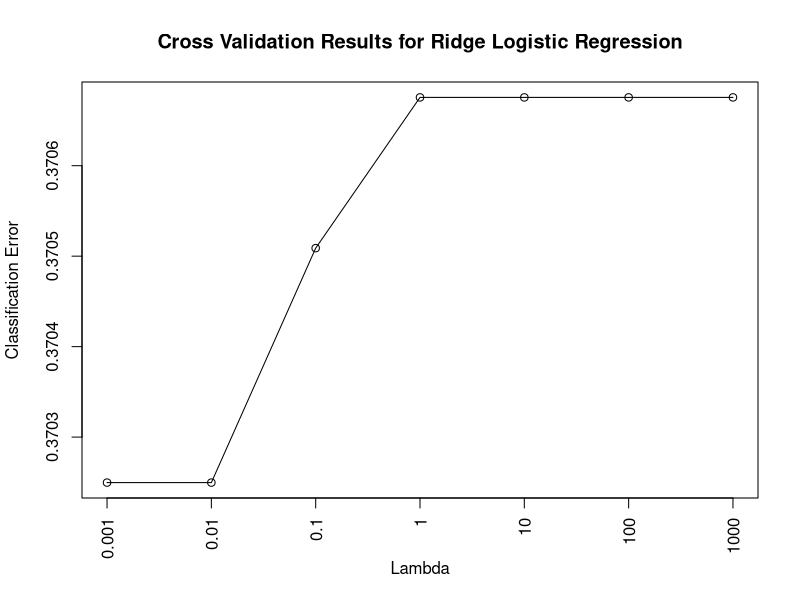
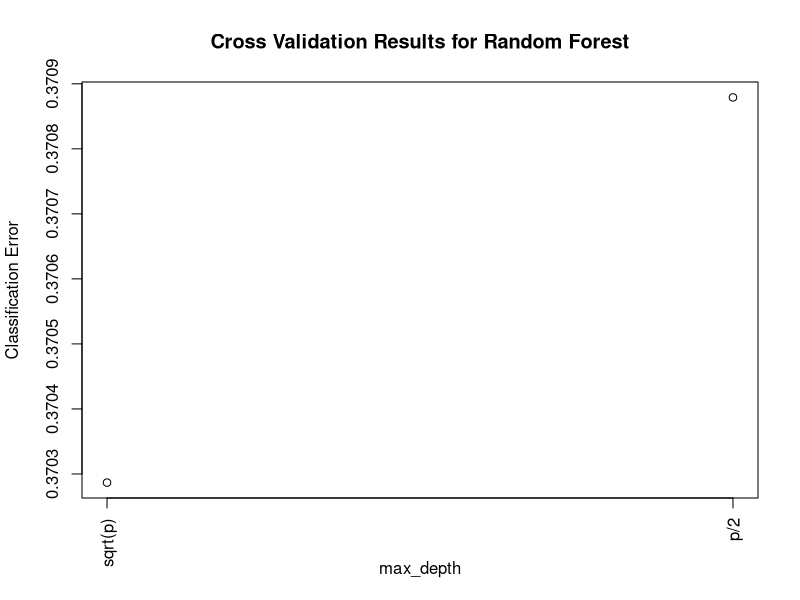

R code for these plots, in order:
## ---- chunk 1
x=c(0.001, 0.01, 0.1, 1, 10, 100, 1000)
#y=c(0.863965350088067, 0.863965350088067, 0.8639838566103482, 0.8639283267630553, 0.863410031054239, 0.8632619548882744, 0.8632619548882744) # for pred reviews
y=c(0.6297502925967751, 0.6297502874573433, 0.6294911327513637, 0.6293245277902383, 0.6293245277902383, 0.6293245277902383, 0.6293245277902383) # pred status
plot(1-y, ylab="Classification Error", xlab="Lambda", main="Cross Validation Results for Ridge Logistic Regression",xaxt="n",cex.lab=1,type='o')
axis(1, at=1:7, labels=x,las=2)
## ---- chunk 2
x=c('sqrt(p)','p/2')
y=c(0.86394684, 0.86385428) # for pred reviews
y=c(0.62971327, 0.62912093) # for pred status
plot(1-y, ylab="Classification Error", xlab="max_depth", main="Cross Validation Results for Random Forest",xaxt="n",cex.lab=1)
axis(1, at=1:2, labels=x,las=2)

#The number of features to consider when looking for the best split:
